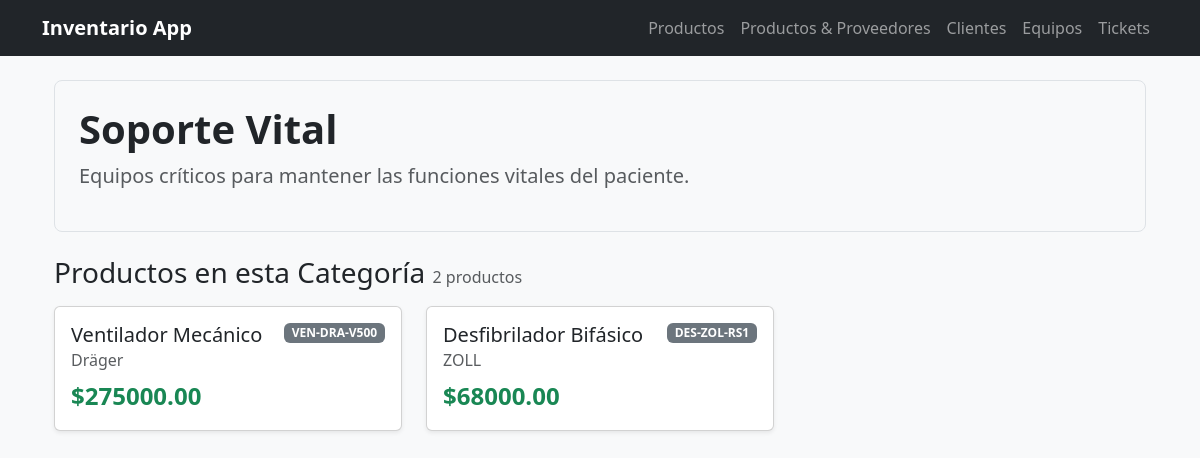
Page /categorias/3/ on the committed database.
### inventario/models.py (models this page shows, shortened)
class Categoria(models.Model):
    nombre = models.CharField(max_length=100, unique=True)
    descripcion = models.TextField(blank=True, null=True)
    class Meta:
        verbose_name = "Categoria"
        verbose_name_plural = "Categorias"

class Producto(models.Model):
    codigo_sku = models.CharField(max_length=50, unique=True)
    nombre = models.CharField(max_length=100)
    marca = models.CharField(max_length=50)
    modelo = models.CharField(max_length=50)
    precio_base = models.DecimalField(max_digits=10, decimal_places=2)
    meses_garantia = models.IntegerField()
    categoria = models.ForeignKey(
        Categoria,
        on_delete=models.PROTECT,
        related_name='productos',
        null=True,
        blank=True
    )
    proveedores = models.ManyToManyField(
        Proveedor,
        through='Suministro',
        related_name='productos',
        blank=True
    )

### inventario/views.py (the view)
# urls.py: path('categorias/<int:pk>/', views.detalle_categoria, name='detalle_categoria'),
def detalle_categoria(request, pk):
    categoria = get_object_or_404(
        Categoria.objects.prefetch_related('productos'),
        pk=pk
    )
    return render(request, 'inventario/detalle_categoria.html', {
        'categoria': categoria
    })

### inventario/templates/inventario/detalle_categoria.html (shortened to what this page needs)
{% extends "inventario/base.html" %}
{% block content %}
<div class="container mt-4">
    <div class="p-4 mb-4 bg-light rounded-3 border">
        <h1 class="display-6 fw-bold text-dark">{{ categoria.nombre }}</h1>
        <p class="col-md-8 fs-5 text-muted">{{ categoria.descripcion|default:"Sin descripcion disponible." }}</p>
    </div>
    <h3 class="mb-3">
        Productos en esta Categoría
        <small class="text-muted fs-6">
            {{ categoria.productos.all|length }} producto{{ categoria.productos.all|length|pluralize }}
        </small>
    </h3>
    <div class="row row-cols-1 row-cols-md-3 g-4">
        {% for producto in categoria.productos.all %}
        <div class="col">
            <div class="card h-100 shadow-sm">
                <div class="card-body">
                    <span class="badge bg-secondary float-end">{{ producto.codigo_sku }}</span>
                    <h5 class="card-title">{{ producto.nombre }}</h5>
                    <h6 class="card-subtitle mb-2 text-muted">{{ producto.marca }}</h6>
                    <p class="card-text fs-4 text-success fw-bold">${{ producto.precio_base|floatformat:2 }}</p>
                </div>
            </div>
        </div>
        {% empty %}
        <div class="col-12">
            <div class="alert alert-warning">No hay productos asociados a esta categoría.</div>
        </div>
        {% endfor %}
    </div>
</div>
{% endblock %}

### rows in the picture
Categoria: nombre "Soporte Vital", descripcion "Equipos críticos para mantener las funciones vitales del paciente.", productos.all|length "2"
Producto: codigo_sku "VEN-DRA-V500", nombre "Ventilador Mecánico", marca "Dräger", precio_base "275000.00"
Producto: codigo_sku "DES-ZOL-RS1", nombre "Desfibrilador Bifásico", marca "ZOLL", precio_base "68000.00"
